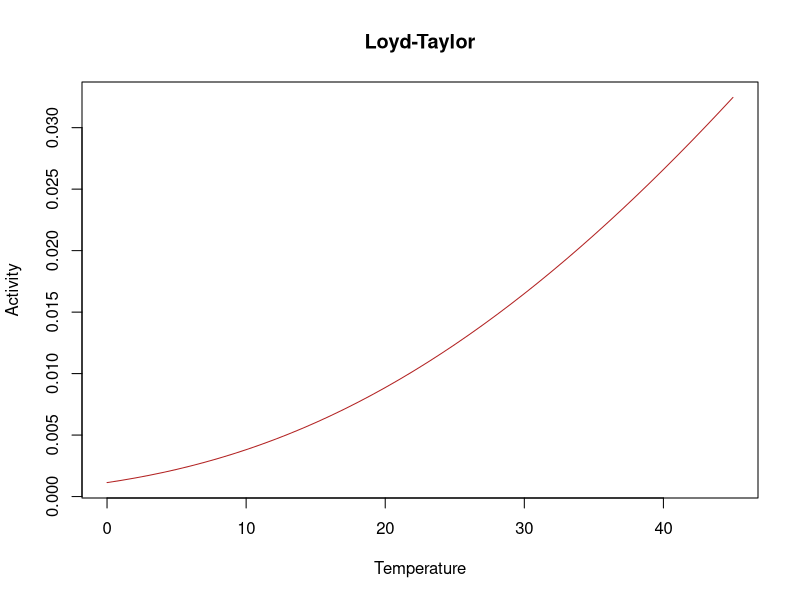
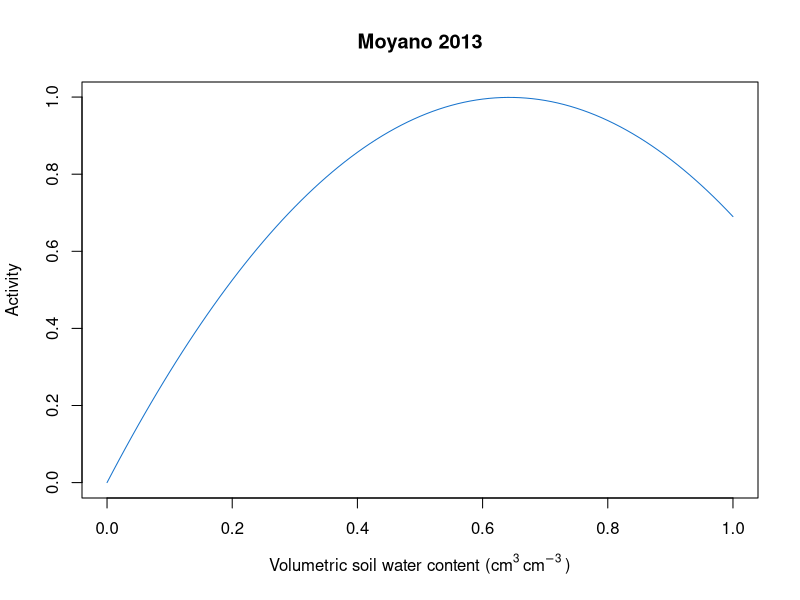
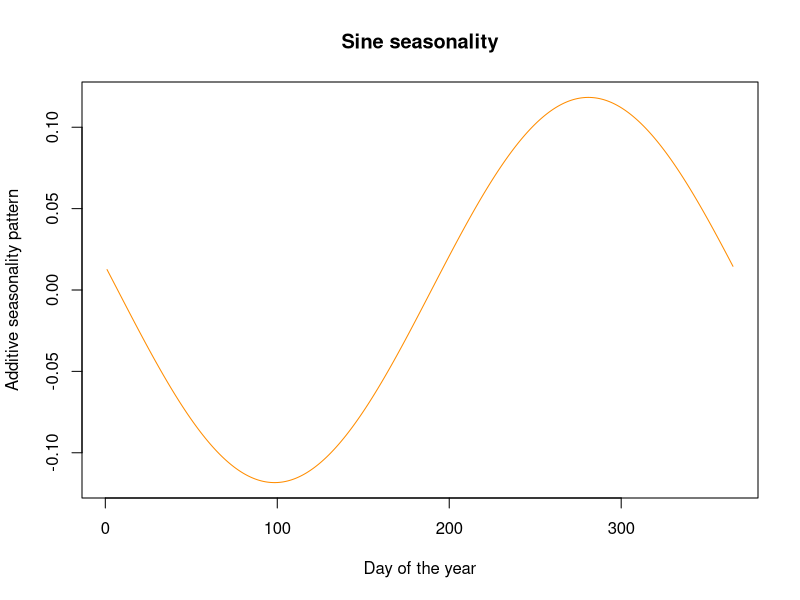

These figures' R source, in order:


png("./Figures/Temp.png", width = 2000, height = 2000, res=300)
temp = seq(0,45)
xi_temp = exp(-311.9924/ ((temp+ 273.15) - 227.13));

plot(temp, xi_temp, type = "l", main = "Loyd-Taylor",
     xlab = "Temperature", ylab = "Activity", col = "firebrick")

dev.off()


png("./Figures/Moist.png", width = 2000, height = 2000, res=300)

### From Sierra SoilR
fW.Moyano <- function(theta, a = 3.11, b = 2.42) {
  a * theta - b * theta^2
}

# Example usage
th <- seq(0, 1, 0.01)
xi <- fW.Moyano(theta = th)

plot(th, xi, type = "l", main = "Moyano 2013",
     xlab =expression("Volumetric soil water content (cm"^3~"cm"^-3~")"),  ylab = "Activity", col = "dodgerblue3")
dev.off()


png("./Figures/Season.png", width = 2000, height = 2000, res=300)

amplitude=0.1183339
day_year = seq(1:365)
sine_wave =  amplitude * cos((2 * pi / 365) * day_year + (2 * pi/ 365) * (176.3293 - 1) - pi / 2);

plot(day_year, sine_wave, type = "l", main = "Sine seasonality",
     xlab = "Day of the year", ylab = "Additive seasonality pattern", col = "darkorange")

dev.off()

ampl=0
peak=175


ampl * cos((2 * pi / 365) * day_year + (2 * pi / 365) * (peak - 1) - pi / 2)


